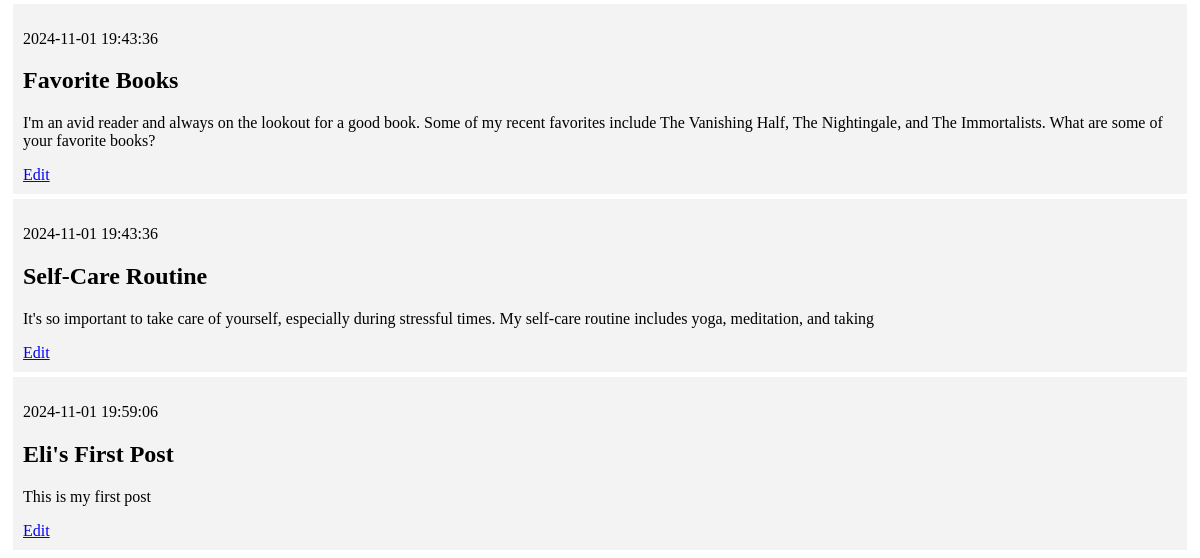
The app's page / (lower part), older data.
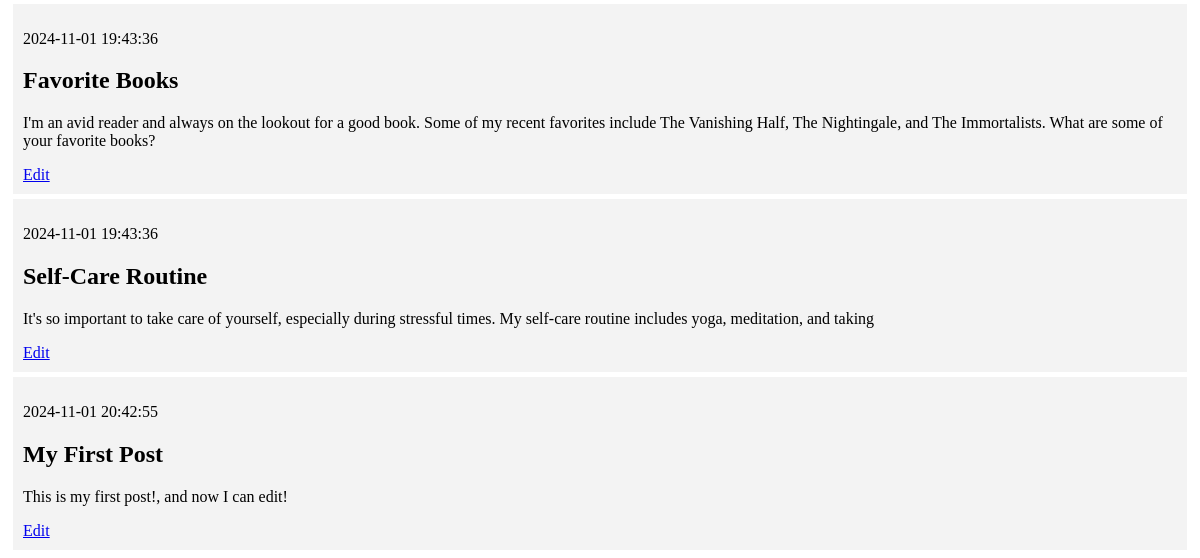
The same page, newer data.
### tables this page shows
CREATE TABLE posts (
    id INTEGER PRIMARY KEY AUTOINCREMENT,
    created TIMESTAMP NOT NULL DEFAULT CURRENT_TIMESTAMP,
    title TEXT NOT NULL,
    content TEXT NOT NULL
);

### app.py (the view)
@app.route('/')
def index():
    conn = get_db_connection()
    cur = conn.cursor()
    cur.execute("SELECT * FROM posts")
    post = cur.fetchall()
    cur.close()
    conn.close()
    return render_template('index.html', posts=post)

### app.py (called while the page is built)
def get_db_connection():
    conn = sqlite3.connect('database.db')
    conn.row_factory = sqlite3.Row
    return conn

### templates/index.html (shortened to what this page needs)
{% extends 'base.html' %}
{% block content %}
    {% for post in posts %}
        <div class='post'>
            <p>{{ post['created'] }}</p>
            <h2>{{ post['title'] }}</h2>
            <p>{{ post['content'] }}</p>
            <a href="{{ url_for('edit', id=post['id']) }}">Edit</a>
        </div>
    {% endfor %}
{% endblock %}

### templates/base.html (shortened to what this page needs)
<!DOCTYPE html>
<html lang="en">
<head>
</head>
<body>
    <div class="content">
        {% block content %} {% endblock %}
    </div>
</body>
</html>

### templates/base.html (style rules this page uses)
.post { padding: 10px; margin: 5px; background-color: #f3f3f3 }

Row changes from the older to the newer data that the page shows:
removed posts: created "2024-11-01 19:59:06", title "Eli's First Post", content "This is my first post"
added posts: created "2024-11-01 20:42:55", title "My First Post", content "This is my first post!, and now I can edit!"
